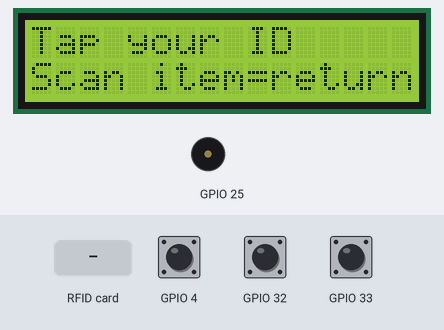
The program below on a simulated ESP32. On the bench: 16×2 character LCD, buzzer (waves = sounding). The inputs (shaded band) are chosen by the test bench; at power-on: GPIO 4 HIGH, GPIO 32 HIGH, GPIO 33 HIGH. WiFi joins after 1.5 s; servers stay silent unless stated; uploads are accepted with an empty reply; what the program prints to the serial monitor is not drawn.

Above: at 6.1 s.
6.2 s: RFID card 5E 7A 19 C4 held to the reader
At 6.35 s:
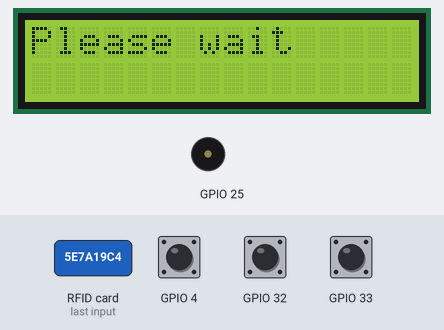
At 7.8 s:
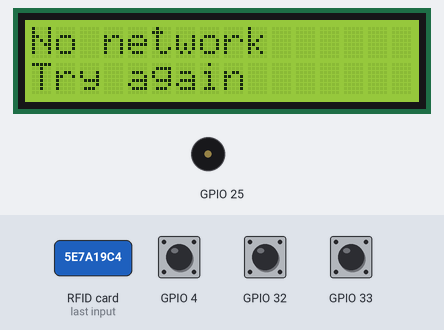
Timing chart, 0 to 9.3 s (numbered marks = the images above; inputs shaded):
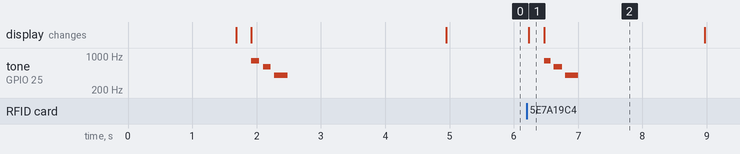

The program:

main.cpp
```cpp
// EquipFlow kiosk firmware (ESP32 + RC522 + 1602 LCD + 3 arcade buttons + buzzer).
//   env:kiosk       talks to the real backend over Wi-Fi/HTTP (needs include/secrets.h)
//   env:kiosk_mock  runs against the built-in fake server, no Wi-Fi needed (offline demo)
#include <Arduino.h>
#include "Buttons.h"
#include "Buzzer.h"
#include "Kiosk.h"
#include "LcdDisplay.h"
#include "Pins.h"
#include "RfidReader.h"
#include "Watchdog.h"

#ifdef USE_MOCK_API
#include "MockApi.h"
#include "mock_data.h"
static MockApi api;
#else
#if !__has_include("secrets.h")
#error "Copy include/secrets.example.h to include/secrets.h and fill in your Wi-Fi, server address and kiosk key."
#endif
#include "secrets.h"
#include "EspHttpTransport.h"
#include "RestApi.h"
#include "WifiLink.h"
static EspHttpTransport http(API_BASE_URL, KIOSK_API_KEY);
static RestApi api(http);
static WifiLink wifi;
#endif

static LcdDisplay lcd;
static Buzzer buzzer;
static RfidReader rfid;
static PressDetector pressYes, pressNo, pressNext;
static Kiosk kiosk(api, lcd, buzzer);

static const uint32_t kWatchdogSeconds = 10;     // longest the main loop may go without checking in

static uint32_t clockNow() { return millis(); }

#ifndef USE_MOCK_API
// While a request is in flight the kiosk waits in a short loop: keep the buzzer sequencer running.
static void whileWaiting() { buzzer.update(); }

// Show a boot message for `ms`, keeping the buzzer sequencer running.
static void bootMessage(const char* l1, const char* l2, Tone tone, uint32_t ms) {
    lcd.show(l1, l2);
    if (tone != Tone::None) buzzer.play(tone);
    uint32_t start = millis();
    while ((uint32_t)(millis() - start) < ms) { buzzer.update(); delay(5); }
}

static void connectAndCheck() {
    lcd.show("EquipFlow", "Connecting WiFi");
    wifi.begin(WIFI_SSID, WIFI_PASSWORD);
    if (!wifi.waitConnected(15000)) {
        bootMessage("No WiFi", "Will keep trying", Tone::NetFail, 2000);
        return;                                        // the kiosk still starts; taps say "No network"
    }
    lcd.show("WiFi connected", "Checking server");
    switch (api.heartbeat()) {
        case Transport::Ok:           bootMessage("Server OK", "", Tone::Login, 1000); break;
        case Transport::Unauthorized: bootMessage("Bad API key", "Check secrets.h", Tone::Error, 3000); break;
        default:                      bootMessage("Server offline", "Check address", Tone::NetFail, 3000); break;
    }
}
#endif

void setup() {
    Serial.begin(115200);
    pinMode(PIN_BUTTON_YES,  INPUT_PULLUP);
    pinMode(PIN_BUTTON_NO,   INPUT_PULLUP);
    pinMode(PIN_BUTTON_NEXT, INPUT_PULLUP);
    lcd.begin();
    buzzer.begin();
    rfid.begin();

    Serial.printf("Reset reason: %s\n", Watchdog::lastResetReason());
    if (Watchdog::lastResetWasFault()) {               // we froze or crashed and recovered by ourselves
        lcd.show("Recovered from", "a freeze/crash");
        delay(2000);
    }

#ifdef USE_MOCK_API
    seedMockData(api);
    Serial.println("Kiosk ready (MOCK API)");
#else
    http.begin();                                      // starts the request task
    http.setWaitHook(whileWaiting);
    connectAndCheck();
    Serial.println("Kiosk ready");
#endif
    kiosk.setClock(clockNow);                          // re-read the time after every slow server call
    kiosk.begin(millis());
    Watchdog::begin(kWatchdogSeconds);                 // from here on, a frozen loop resets the board
}

void loop() {
    Watchdog::feed();
    uint32_t now = millis();

#ifndef USE_MOCK_API
    wifi.update(now);

    // Tell the server we are alive, but only while idle: a request can take a few seconds.
    static uint32_t lastBeat = 0;
    if (kiosk.state() == Kiosk::State::Idle && wifi.connected() && (uint32_t)(now - lastBeat) >= 30000) {
        lastBeat = now;
        api.heartbeat();
    }
#endif

    std::string uid;
    if (rfid.poll(uid)) {
        Serial.printf("Tag: %s\n", uid.c_str());
        kiosk.onTag(uid, millis());
    }

    now = millis();
    if (pressYes.update(digitalRead(PIN_BUTTON_YES) == LOW, now))   kiosk.onButton(Button::Yes, now);
    if (pressNo.update(digitalRead(PIN_BUTTON_NO) == LOW, now))     kiosk.onButton(Button::No, now);
    if (pressNext.update(digitalRead(PIN_BUTTON_NEXT) == LOW, now)) kiosk.onButton(Button::Next, now);

    kiosk.tick(millis());
    buzzer.update();
}
```

secrets.example.h
```cpp
// Copy this file to include/secrets.h and fill it in. secrets.h is git-ignored: never commit it.
#pragma once

#define WIFI_SSID      "your-wifi-name"          // 2.4 GHz network (the ESP32 has no 5 GHz)
#define WIFI_PASSWORD  "your-wifi-password"

// The computer running uvicorn: its LAN address and port, NO trailing slash.
// uvicorn must listen on the LAN:  uvicorn app.main:app --host 0.0.0.0 --port 8000
#define API_BASE_URL   "http://192.168.1.50:8000"

// Printed by:  python -m scripts.create_kiosk "Library Kiosk"
#define KIOSK_API_KEY  "paste-the-32-character-key-here"
```

Measured:
- after the input at 6.2 s, tone on GPIO 25: plays 800 Hz for 0.10 s, 600 Hz for 0.13 s, 400 Hz for 0.20 s, starting after 0.27 s; the display: changes at once (image 1)
